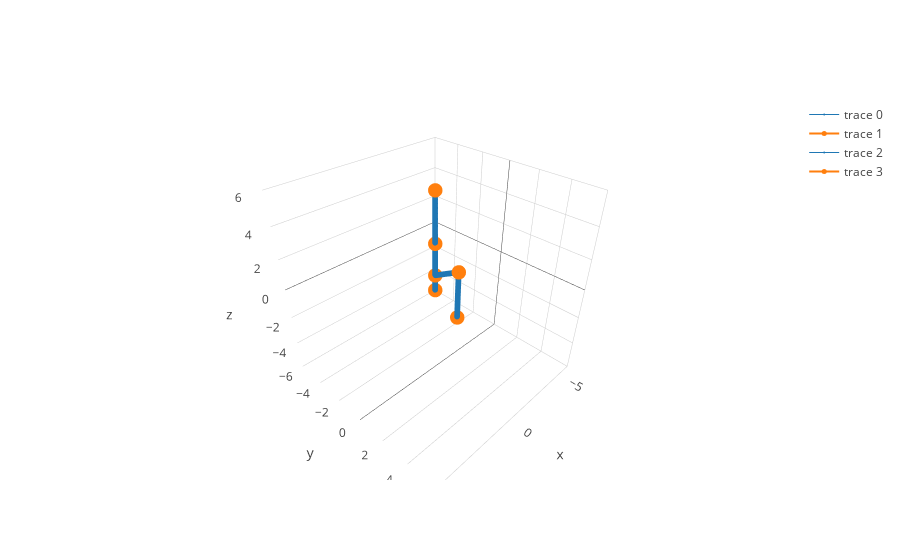

Here is the notebook cell this chart was saved with:
### Markdown cell above
Forward Kinematics

### Code cell
thetalist = [pi/2, pi/3, 2*pi/3]

coordmat = kin.fwd(robot1,thetalist)
robotfinalpos1 = graphics.position(robot1, coordmat)

data = robotfinalpos1 + robotinitialpos
m = graphics.plot(data)
m.show()

### Figure 1 — Plotly figure (JSON) as saved in the notebook; plotly's stock layout.template omitted (floating-point values rounded to 4 significant figures; data arrays with more than 128 entries replaced by an {"elided": "..."} marker saying what was removed)
{"data": [{"line": {"color": "#1f77b4", "width": 1}, "marker": {"size": 2}, "type": "scatter3d", "uid": "3851093b-2ccd-4aa6-abb3-2f2ca483649e", "x": {"elided": "150 float values"}, "y": {"elided": "150 float values"}, "z": {"elided": "150 float values"}}, {"line": {"color": "#ff7f0e", "width": 2}, "marker": {"size": 5}, "type": "scatter3d", "uid": "1dfcac3f-5697-46be-a00a-c4a766240c9f", "x": [0, 0, 1.061e-16, 1.061e-16], "y": [0, 0, 1.732, 1.732], "z": [0, 1, 2, -1.0]}, {"line": {"color": "#1f77b4", "width": 1}, "marker": {"size": 2}, "type": "scatter3d", "uid": "6553576c-0c16-41c9-888b-365dd38efcfd", "x": {"elided": "150 int values"}, "y": {"elided": "150 int values"}, "z": {"elided": "150 float values"}}, {"line": {"color": "#ff7f0e", "width": 2}, "marker": {"size": 5}, "type": "scatter3d", "uid": "aa88d75a-7868-45b6-ad71-0830017d2557", "x": [0, 0, 0, 0], "y": [0, 0, 0, 0], "z": [0, 1, 3, 6]}], "layout": {"scene": {"xaxis": {"range": [-6, 6]}, "yaxis": {"range": [-6, 6]}, "zaxis": {"range": [-6, 6]}}}}
